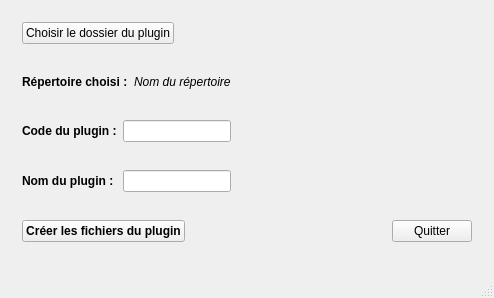
<?xml version="1.0" encoding="UTF-8"?>
<ui version="4.0">
 <class>MainWindow</class>
 <widget class="QMainWindow" name="MainWindow">
  <property name="geometry">
   <rect>
    <x>0</x>
    <y>0</y>
    <width>494</width>
    <height>298</height>
   </rect>
  </property>
  <property name="windowTitle">
   <string>MainWindow</string>
  </property>
  <widget class="QWidget" name="centralWidget">
   <layout class="QVBoxLayout" name="verticalLayout">
    <item>
     <widget class="QWidget" name="widget" native="true">
      <layout class="QHBoxLayout" name="horizontalLayout">
       <item>
        <widget class="QPushButton" name="pushButton">
         <property name="text">
          <string>Choisir le dossier du plugin</string>
         </property>
        </widget>
       </item>
       <item>
        <spacer name="horizontalSpacer">
         <property name="orientation">
          <enum>Qt::Horizontal</enum>
         </property>
         <property name="sizeHint" stdset="0">
          <size>
           <width>10</width>
           <height>20</height>
          </size>
         </property>
        </spacer>
       </item>
      </layout>
     </widget>
    </item>
    <item>
     <widget class="QWidget" name="widget_2" native="true">
      <layout class="QHBoxLayout" name="horizontalLayout_2">
       <item>
        <widget class="QLabel" name="label_2">
         <property name="font">
          <font>
           <weight>75</weight>
           <bold>true</bold>
          </font>
         </property>
         <property name="text">
          <string>Répertoire choisi :</string>
         </property>
        </widget>
       </item>
       <item>
        <widget class="QLabel" name="directory">
         <property name="font">
          <font>
           <italic>true</italic>
          </font>
         </property>
         <property name="text">
          <string>Nom du répertoire</string>
         </property>
        </widget>
       </item>
       <item>
        <spacer name="horizontalSpacer_4">
         <property name="orientation">
          <enum>Qt::Horizontal</enum>
         </property>
         <property name="sizeHint" stdset="0">
          <size>
           <width>10</width>
           <height>20</height>
          </size>
         </property>
        </spacer>
       </item>
      </layout>
      <zorder>directory</zorder>
      <zorder>label_2</zorder>
      <zorder>horizontalSpacer_4</zorder>
     </widget>
    </item>
    <item>
     <widget class="QWidget" name="widget_3" native="true">
      <layout class="QHBoxLayout" name="horizontalLayout_3">
       <item>
        <widget class="QLabel" name="label_3">
         <property name="font">
          <font>
           <weight>75</weight>
           <bold>true</bold>
          </font>
         </property>
         <property name="text">
          <string>Code du plugin :</string>
         </property>
        </widget>
       </item>
       <item>
        <widget class="QLineEdit" name="code">
         <property name="sizePolicy">
          <sizepolicy hsizetype="Fixed" vsizetype="Fixed">
           <horstretch>0</horstretch>
           <verstretch>0</verstretch>
          </sizepolicy>
         </property>
         <property name="maxLength">
          <number>4</number>
         </property>
        </widget>
       </item>
       <item>
        <spacer name="horizontalSpacer_2">
         <property name="orientation">
          <enum>Qt::Horizontal</enum>
         </property>
         <property name="sizeHint" stdset="0">
          <size>
           <width>10</width>
           <height>20</height>
          </size>
         </property>
        </spacer>
       </item>
      </layout>
     </widget>
    </item>
    <item>
     <widget class="QWidget" name="widget_4" native="true">
      <layout class="QHBoxLayout" name="horizontalLayout_4">
       <item>
        <widget class="QLabel" name="label_4">
         <property name="font">
          <font>
           <weight>75</weight>
           <bold>true</bold>
          </font>
         </property>
         <property name="text">
          <string>Nom du plugin : </string>
         </property>
        </widget>
       </item>
       <item>
        <widget class="QLineEdit" name="name">
         <property name="sizePolicy">
          <sizepolicy hsizetype="Fixed" vsizetype="Fixed">
           <horstretch>0</horstretch>
           <verstretch>0</verstretch>
          </sizepolicy>
         </property>
         <property name="maxLength">
          <number>20</number>
         </property>
        </widget>
       </item>
       <item>
        <spacer name="horizontalSpacer_3">
         <property name="orientation">
          <enum>Qt::Horizontal</enum>
         </property>
         <property name="sizeHint" stdset="0">
          <size>
           <width>10</width>
           <height>20</height>
          </size>
         </property>
        </spacer>
       </item>
      </layout>
     </widget>
    </item>
    <item>
     <widget class="QWidget" name="widget_5" native="true">
      <layout class="QHBoxLayout" name="horizontalLayout_5">
       <item>
        <widget class="QPushButton" name="pushButton_2">
         <property name="font">
          <font>
           <weight>75</weight>
           <bold>true</bold>
          </font>
         </property>
         <property name="text">
          <string>Créer les fichiers du plugin</string>
         </property>
        </widget>
       </item>
       <item>
        <spacer name="horizontalSpacer_5">
         <property name="orientation">
          <enum>Qt::Horizontal</enum>
         </property>
         <property name="sizeHint" stdset="0">
          <size>
           <width>10</width>
           <height>20</height>
          </size>
         </property>
        </spacer>
       </item>
       <item>
        <widget class="QPushButton" name="pushButton_3">
         <property name="text">
          <string>Quitter</string>
         </property>
        </widget>
       </item>
      </layout>
     </widget>
    </item>
    <item>
     <spacer name="verticalSpacer">
      <property name="orientation">
       <enum>Qt::Vertical</enum>
      </property>
      <property name="sizeHint" stdset="0">
       <size>
        <width>20</width>
        <height>40</height>
       </size>
      </property>
     </spacer>
    </item>
   </layout>
  </widget>
  <widget class="QStatusBar" name="statusBar"/>
 </widget>
 <layoutdefault spacing="6" margin="11"/>
 <resources/>
 <connections/>
</ui>
